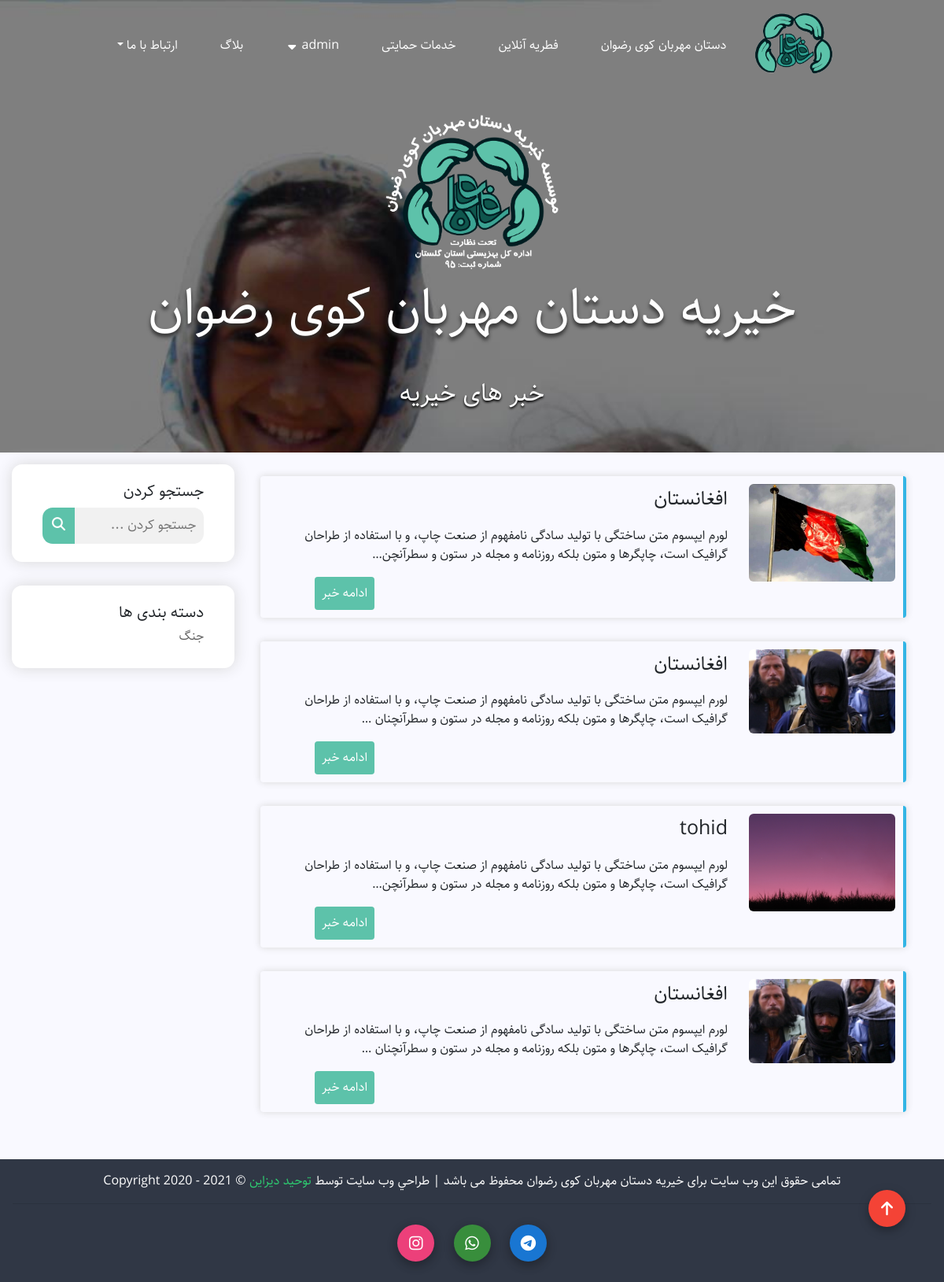
The page /news-category/category/fite/ (signed in) on the database its author committed.
### charity/models.py (models this page shows, shortened)
class Post(models.Model):
    STATUS_CHOICES = (
        ('draft', 'غیر فعال'),
        ('published', 'فعال'),
    )
    title = models.CharField(max_length=100, verbose_name='تیتر')
    user = models.ForeignKey('auth.User', on_delete=models.SET_NULL, null=True, blank=True, verbose_name='نویسنده')
    body = RichTextField(verbose_name='متن')
    image = models.ImageField(upload_to="image/", verbose_name='انتخاب عکس')
    time = models.DateTimeField(verbose_name='زمان')
    daste = models.ManyToManyField(Tag, verbose_name="دسته بندی", related_name='articles')
    status = models.CharField(max_length=10, choices=STATUS_CHOICES, default='published', verbose_name='وضعیت')
    class Meta:
        verbose_name = 'مقالات'
        verbose_name_plural = 'مقالات'
    def get_absolute_url(self):
        return reverse("detail-news", args=[str(self.id)])
    def image_tag(self):
        return format_html("<img width=50 style='border-radius:5px;' src='{}'>".format(self.image.url))
    image_tag.short_description = 'عکس'

class Tag(models.Model):
    name = models.CharField(max_length=100, null=True, verbose_name='دسته بندی')
    slug = models.SlugField(max_length=100, unique=True, verbose_name='آدرس دسته بندی')
    status = models.BooleanField(default=True, verbose_name='آیا نمایش داده شود؟')
    positions = models.IntegerField(default=True, verbose_name='پوزیشن')
    class Meta:
        verbose_name = 'دسته بندی'
        verbose_name_plural = 'دسته بندی'

### charity/views.py (the view)
# urls.py: path('news-category/', views.NewsListView.as_view(), name='news'),
def category(request, slug):
    category_post = Post.objects.filter(daste__slug = slug).order_by('-time')
    category_categorys = Tag.objects.filter(status = True, slug = slug)
    return render(request, 'main/category_list.html', {'slug': slug, 'category_post': category_post, 'category_categorys': category_categorys})

### templates/main/category_list.html (shortened to what this page needs)
{% extends 'base.html' %}
{% load static %}
{% block content %}
    <main>
        <div class="box-body">
            <div class="txt-name">
                <img src="{% static 'img/img-logo.png' %}" alt="">
                <p>خیریه دستان مهربان کوی رضوان</p>
            </div>
            <br>
            <div class="txt-ash">
                <h2>خبر های خیریه</h2>
            </div>
            <br>
            <br>
        </div>
    </div>
    <div class='main-news'>
        <div class='to-main-news1'>
                        {% if category_post %}
                        {% for news in category_post %}
                            <div class='news-post'>
                                <div class='to-news-post1'>
                                    <img src='{{news.image.url}}'>
                                </div>
                                <div class='to-news-post2'>
                                    <p style='font-size: 25px;'>{{news.title}}</p>
                                    <p>{{news.body|safe|truncatechars:150}}</p>
                                    <a href='{{news.get_absolute_url}}' class='botton-news'>ادامه خبر</a>
                                </div>
                            </div>
                        {% endfor %}
                        {% else %}
                        <p>این دسته بندی خالی میباشد</p>
                        {% endif %}
        </div>
        <div class='to-main-news2'>
            <div class='search-box'>
                <h5>جستجو کردن</h5>
                <form class="example" action="/action_page.php" style="max-width:300px">
                <input type="text" placeholder="جستجو کردن ..." name="search2">
                <button type="submit"><i class="fa fa-search"></i></button>
                </form>
            </div>
            <div class='search-box'>
                <h5> دسته بندی ها</h5>
                {% for cate in category_categorys %}
                <h6>{{cate.name}}</h6>
                {% endfor %}
            </div>
        </div>
    </div>
{% endblock content %}

### static/css/style2.css (style rules this page uses)
* { padding: 0; margin: 0; font-family: Sahel, serif; }
.main-news { width: 100%; height: auto; background-color: #F9F9FF; position: relative; padding: 15px; display: inline-flex; direction: rtl; text-align: right; }
.to-main-news1 { width: 75%; padding: 15px; height: auto; margin: 0 18px; }
.to-main-news1 img { width: 186px; border-radius: 6px; }
.to-news-post2 { padding: 0 27px; }
.botton-news { float: left; margin-left: 2rem; padding: 9px; color: white; background-color: #5dc2aa; border-radius: .25rem; }
.to-main-news2 { width: 25%; height: auto; }
.news-post { display: flex; padding: 10px; box-shadow: 0 0 10px #d7d7d7; border-radius: .25rem; border-right: 4px solid #33b5e5; margin-bottom: 30px; }
.search-box { background-color: white; box-shadow: 0 0 19px #d7d7d7; border-radius: 13px; height: auto; padding: 23px 39px; margin-bottom: 30px; }
.search-box h6 { color: #626262; }
form.example input[type=text] { padding: 10px; font-size: 17px; border: none; float: right; width: 80%; border-radius: 0 13px 13px 0; background: #f1f1f1; }
form.example button { float: right; width: 20%; padding: 10px; background: #5dc2aa; color: white; font-size: 17px; border:none; border-radius: 13px 0 0 13px; cursor: pointer; }
form.example::after { content: ""; clear: both; display: table; }
.box-body div.txt-name { text-align: center; font-size: 66px; margin: auto; margin-top: 36px; color: white; text-shadow: 0 4px 5px #2e2e2e; }
.box-body div.txt-ash { text-align: center; color: white; font-size: 19px; text-shadow: 0 2px 3px black; }
.txt-name img { width: 220px; }

### rows shown on the page
Post: image (picture), title "افغانستان", body "لورم ایپسوم متن ساختگی با تولید سادگی نامفهوم از صنعت چاپ، و با استفاده از طراحان گرافیک است، چاپگرها و متون بلکه روزنامه و مجله در ستون و سطرآنچن…"
Post: image (picture), title "افغانستان", body "لورم ایپسوم متن ساختگی با تولید سادگی نامفهوم از صنعت چاپ، و با استفاده از طراحان گرافیک است، چاپگرها و متون بلکه روزنامه و مجله در ستون و سطرآنچنان …"
Post: image (picture), title "tohid", body "لورم ایپسوم متن ساختگی با تولید سادگی نامفهوم از صنعت چاپ، و با استفاده از طراحان گرافیک است، چاپگرها و متون بلکه روزنامه و مجله در ستون و سطرآنچن…"
Post: image (picture), title "افغانستان", body "لورم ایپسوم متن ساختگی با تولید سادگی نامفهوم از صنعت چاپ، و با استفاده از طراحان گرافیک است، چاپگرها و متون بلکه روزنامه و مجله در ستون و سطرآنچنان …"
Tag: name "جنگ"
